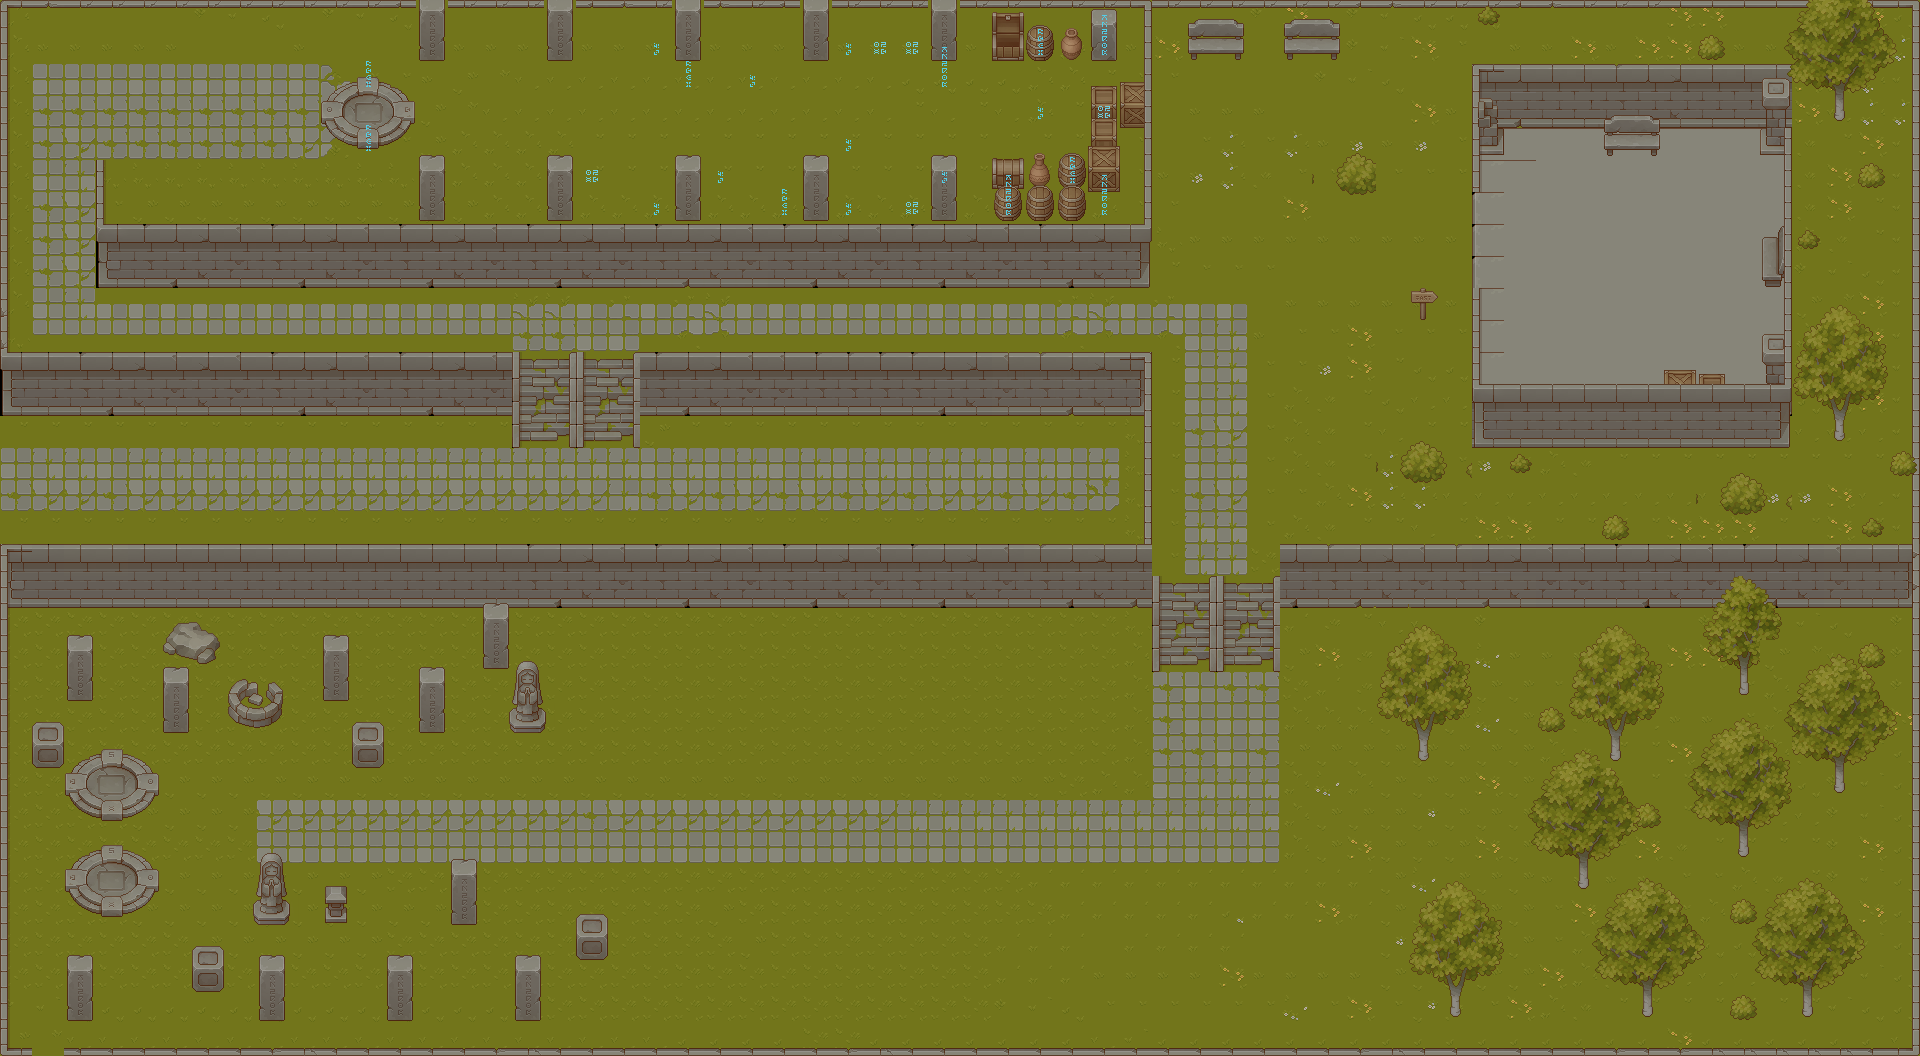

Below is a game level as drawn by its tile map, then a one-line description and the .tmx that defines it (tile-layer data replaced by summaries):
An orthogonal 60x33 tile map with 32x32 px tiles, 7 tile layers (Capa de patrones 1, Capa de patrones 2, Capa de patrones 3, Capa de patrones 4, ...), 6 tilesets.

<map version="1.10" tiledversion="1.11.2" orientation="orthogonal" renderorder="right-down" width="60" height="33" tilewidth="32" tileheight="32" infinite="0" nextlayerid="10" nextobjectid="1">
 <editorsettings>
  <export target="Mapa..csv" format="csv" />
 </editorsettings>
 <tileset firstgid="1" source="TX Tileset Grass.tsx" />
 <tileset firstgid="65" source="TX Tileset Wall.tsx" />
 <tileset firstgid="321" source="TX Struct.tsx" />
 <tileset firstgid="577" source="TX Tileset Stone Ground.tsx" />
 <tileset firstgid="641" source="TX Props.tsx" />
 <tileset firstgid="897" source="TX Plant.tsx" />
 <layer id="1" name="Capa de patrones 1" width="60" height="33">
  <data>[1980 cells, 1780 non-empty, 50 distinct tile ids]</data>
 </layer>
 <layer id="2" name="Capa de patrones 2" width="60" height="33" opacity="0.99">
  <data>[1980 cells, 472 non-empty, 38 distinct tile ids]</data>
 </layer>
 <layer id="3" name="Capa de patrones 3" width="60" height="33">
  <data>[1980 cells, 56 non-empty, 22 distinct tile ids]</data>
 </layer>
 <layer id="4" name="Capa de patrones 4" width="60" height="33">
  <data>[1980 cells, 69 non-empty, 38 distinct tile ids]</data>
 </layer>
 <layer id="6" name="Capa de patrones 5" width="60" height="33">
  <data>[1980 cells, 284 non-empty, 84 distinct tile ids]</data>
 </layer>
 <layer id="7" name="Capa de patrones 6" width="60" height="33">
  <data>[1980 cells, 39 non-empty, 15 distinct tile ids]</data>
 </layer>
 <layer id="9" name="Capa de patrones 7" width="60" height="33">
  <data>[1980 cells, 50 non-empty, 22 distinct tile ids]</data>
 </layer>
</map>
